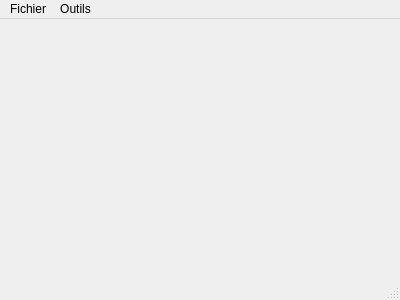
<?xml version="1.0" encoding="UTF-8"?>
<ui version="4.0">
 <class>MainWindow</class>
 <widget class="QMainWindow" name="MainWindow">
  <property name="geometry">
   <rect>
    <x>0</x>
    <y>0</y>
    <width>400</width>
    <height>300</height>
   </rect>
  </property>
  <property name="windowTitle">
   <string>MainWindow</string>
  </property>
  <widget class="QWidget" name="centralWidget">
   <layout class="QGridLayout" name="gridLayout">
    <property name="leftMargin">
     <number>5</number>
    </property>
    <property name="topMargin">
     <number>5</number>
    </property>
    <property name="rightMargin">
     <number>5</number>
    </property>
    <property name="bottomMargin">
     <number>5</number>
    </property>
    <property name="spacing">
     <number>0</number>
    </property>
   </layout>
  </widget>
  <widget class="QMenuBar" name="menuBar">
   <property name="geometry">
    <rect>
     <x>0</x>
     <y>0</y>
     <width>400</width>
     <height>22</height>
    </rect>
   </property>
   <widget class="QMenu" name="menuFichier">
    <property name="title">
     <string>Fichier</string>
    </property>
    <addaction name="actionNouveau"/>
    <addaction name="separator"/>
    <addaction name="actionOuvrir"/>
    <addaction name="actionEnregistrer"/>
    <addaction name="actionFermer"/>
    <addaction name="separator"/>
    <addaction name="actionQuitter"/>
   </widget>
   <widget class="QMenu" name="menuOutils">
    <property name="title">
     <string>Outils</string>
    </property>
    <addaction name="actionOptions"/>
    <addaction name="separator"/>
    <addaction name="actionA_propos"/>
    <addaction name="actionA_propos_de_Qt"/>
   </widget>
   <addaction name="menuFichier"/>
   <addaction name="menuOutils"/>
  </widget>
  <widget class="QStatusBar" name="statusBar"/>
  <action name="actionNouveau">
   <property name="text">
    <string>Nouveau</string>
   </property>
   <property name="shortcut">
    <string>Ctrl+N</string>
   </property>
  </action>
  <action name="actionOuvrir">
   <property name="text">
    <string>Ouvrir</string>
   </property>
   <property name="shortcut">
    <string>Ctrl+O</string>
   </property>
  </action>
  <action name="actionEnregistrer">
   <property name="text">
    <string>Enregistrer</string>
   </property>
   <property name="shortcut">
    <string>Ctrl+S</string>
   </property>
  </action>
  <action name="actionQuitter">
   <property name="text">
    <string>Quitter</string>
   </property>
   <property name="shortcut">
    <string>Ctrl+Q</string>
   </property>
  </action>
  <action name="actionOptions">
   <property name="text">
    <string>Options</string>
   </property>
  </action>
  <action name="actionA_propos">
   <property name="text">
    <string>A propos</string>
   </property>
  </action>
  <action name="actionA_propos_de_Qt">
   <property name="text">
    <string>A propos de Qt</string>
   </property>
  </action>
  <action name="actionFermer">
   <property name="text">
    <string>Fermer</string>
   </property>
  </action>
 </widget>
 <layoutdefault spacing="6" margin="11"/>
 <resources/>
 <connections/>
</ui>
